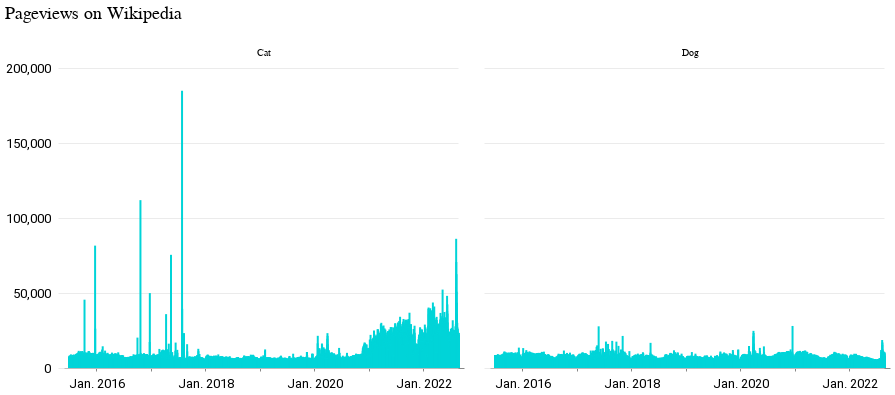

Source (notebook cell):
### Markdown cell above
---

### Code cell
alt.Chart(df).mark_bar(size=2).encode(
    x=alt.X("date", axis=alt.Axis(format="%b. %Y"), title=""),
    y=alt.Y("views", title="", axis=alt.Axis(tickCount=4)),
    facet=alt.Facet("subject", columns=2, title=" "),
).configure_legend(orient="top").properties(
    width=400,
    height=300,
    title=f"Pageviews on Wikipedia",
)

### Figure 1 — Vega-Lite specification as saved in the notebook (floating-point values rounded to 4 significant figures; data arrays with more than 128 entries replaced by an {"elided": "..."} marker saying what was removed)
{"config": {"view": {"width": 800, "height": 450, "strokeOpacity": 0}, "background": "#ffffff", "title": {"anchor": "start", "font": "Summit Sans", "fontColor": "palette[\"black\"]", "fontSize": 18, "fontWeight": "normal"}, "arc": {"fill": "#00d4d8"}, "area": {"fill": "#00d4d8"}, "line": {"stroke": "#00d4d8", "strokeWidth": 3}, "path": {"stroke": "#00d4d8"}, "rect": {"fill": "#00d4d8"}, "shape": {"stroke": "#00d4d8"}, "bar": {"fill": "#00d4d8"}, "point": {"stroke": "#00d4d8"}, "symbol": {"fill": "#00d4d8", "size": 30}, "axis": {"titleFont": "Roboto", "titleFontSize": 15, "titleFontWeight": "normal", "labelFont": "Roboto, sans", "labelFontSize": 13, "labelFontWeight": "normal"}, "axisX": {"labelAngle": 0, "labelPadding": 6, "tickSize": 3, "grid": false}, "axisY": {"labelBaseline": "middle", "maxExtent": 45, "minExtent": 45, "titleAlign": "left", "titleAngle": 0, "titleX": -45, "titleY": -11, "domainOpacity": 0, "gridWidth": 0.6, "gridColor": "#dddddd", "offset": 6, "tickSize": 0, "titleColor": "#767676"}, "legend": {"titleFont": "Roboto", "titleFontSize": 15, "titleFontWeight": "normal", "symbolType": "square", "labelFont": "Roboto, sans", "labelFontSize": 13, "orient": "top"}, "range": {"category": ["#005f66", "#e37e2d", "#d64a3b", "#76b0ef", "#c1bc40"], "diverging": ["#e68a4f", "#f4bb6a", "#f9e39c", "#dadfe2", "#a6b7c6", "#849eae"], "heatmap": ["#7ff6f6", "#00eeef", "#00d4d8", "#00abb2", "#00848b", "#fbf2c7", "#00363d"], "ordinal": ["#7ff6f6", "#00eeef", "#00d4d8", "#00abb2", "#00848b", "#fbf2c7", "#00363d"], "ramp": ["#7ff6f6", "#00eeef", "#00d4d8", "#00abb2", "#00848b", "#fbf2c7", "#00363d"]}}, "data": {"name": "data-645c58c414603073b65328f58782971b"}, "mark": {"type": "bar", "size": 2}, "encoding": {"facet": {"columns": 2, "field": "subject", "title": " ", "type": "nominal"}, "x": {"axis": {"format": "%b. %Y"}, "field": "date", "title": "", "type": "temporal"}, "y": {"axis": {"tickCount": 4}, "field": "views", "title": "", "type": "quantitative"}}, "height": 300, "title": "Pageviews on Wikipedia", "width": 400, "$schema": "https://vega.github.io/schema/vega-lite/v4.17.0.json", "datasets": {"data-645c58c414603073b65328f58782971b": {"elided": "5232 records"}}}
